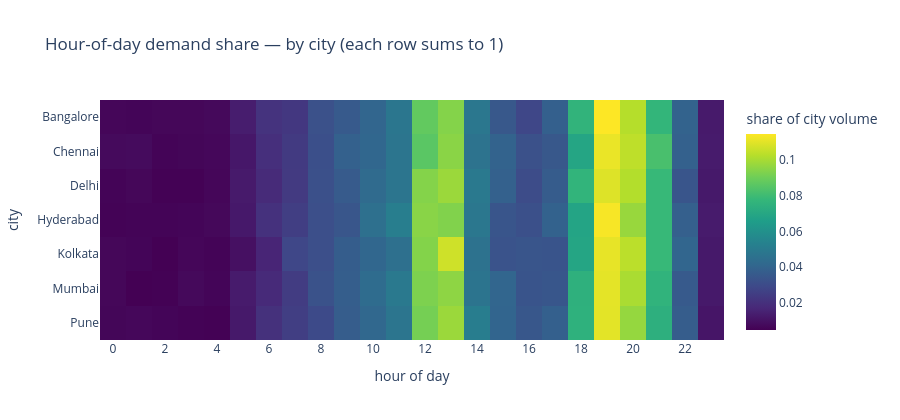

Notebook cell for this chart:
### Markdown cell above
## 3. The seed of the cohort story — hour × city heatmap

Pooling cities into a single hourly curve hides the most important fact: **cities don't peak at the same times.** This heatmap previews the city-clustering argument we make in detail in Notebook 03.

### Code cell
hr_city = df.groupby(['hour', 'city']).size().unstack(fill_value=0)
# Normalise each city to a share of its own daily volume so smaller cities stay visible
hr_city_norm = hr_city.div(hr_city.sum(axis=0), axis=1)

fig = px.imshow(
    hr_city_norm.T,
    aspect='auto',
    color_continuous_scale='Viridis',
    labels=dict(x='hour of day', y='city', color='share of city volume'),
    title='Hour-of-day demand share — by city (each row sums to 1)',
)
fig.update_xaxes(dtick=2)
fig.update_layout(height=420)
fig.write_html(FIG_DIR / '01_hour_city_heatmap.html', include_plotlyjs='cdn')
fig.show()

### Figure 1 — Plotly figure (JSON) as saved in the notebook; plotly's stock layout.template omitted (floating-point values rounded to 4 significant figures; data arrays with more than 128 entries replaced by an {"elided": "..."} marker saying what was removed)
{"data": [{"coloraxis": "coloraxis", "hovertemplate": "hour of day: %{x}<br>city: %{y}<br>share of city volume: %{z}<extra></extra>", "name": "0", "type": "heatmap", "x": [0, 1, 2, 3, 4, 5, 6, 7, 8, 9, 10, 11, 12, 13, 14, 15, 16, 17, 18, 19, 20, 21, 22, 23], "xaxis": "x", "y": ["Bangalore", "Chennai", "Delhi", "Hyderabad", "Kolkata", "Mumbai", "Pune"], "yaxis": "y", "z": {"elided": "7x24 float values"}}], "layout": {"coloraxis": {"colorbar": {"title": {"text": "share of city volume"}}, "colorscale": [[0.0, "#440154"], [0.1111, "#482878"], [0.2222, "#3e4989"], [0.3333, "#31688e"], [0.4444, "#26828e"], [0.5556, "#1f9e89"], [0.6667, "#35b779"], [0.7778, "#6ece58"], [0.8889, "#b5de2b"], [1.0, "#fde725"]]}, "height": 420, "title": {"text": "Hour-of-day demand share — by city (each row sums to 1)"}, "xaxis": {"anchor": "y", "domain": [0.0, 1.0], "dtick": 2, "title": {"text": "hour of day"}}, "yaxis": {"anchor": "x", "autorange": "reversed", "domain": [0.0, 1.0], "title": {"text": "city"}}}}
